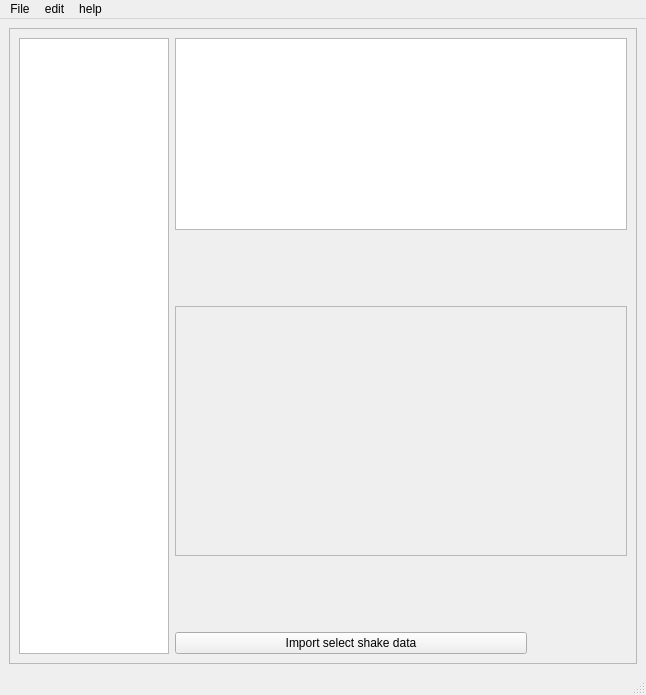
<?xml version="1.0" encoding="UTF-8"?>
<ui version="4.0">
 <class>MainWindow</class>
 <widget class="QMainWindow" name="MainWindow">
  <property name="geometry">
   <rect>
    <x>0</x>
    <y>0</y>
    <width>646</width>
    <height>695</height>
   </rect>
  </property>
  <property name="windowTitle">
   <string>MainWindow</string>
  </property>
  <widget class="QWidget" name="centralwidget">
   <layout class="QGridLayout" name="gridLayout">
    <item row="0" column="0">
     <widget class="QFrame" name="main_frame">
      <property name="frameShape">
       <enum>QFrame::StyledPanel</enum>
      </property>
      <property name="frameShadow">
       <enum>QFrame::Sunken</enum>
      </property>
      <layout class="QGridLayout" name="gridLayout_2">
       <item row="0" column="0">
        <layout class="QHBoxLayout" name="horizontalLayout_2">
         <item>
          <widget class="QListWidget" name="shk_lst">
           <property name="maximumSize">
            <size>
             <width>150</width>
             <height>16777215</height>
            </size>
           </property>
           <property name="font">
            <font>
             <family>Cambria</family>
             <pointsize>12</pointsize>
             <italic>true</italic>
            </font>
           </property>
          </widget>
         </item>
         <item>
          <layout class="QVBoxLayout" name="verticalLayout">
           <item>
            <widget class="QTextEdit" name="desc_text">
             <property name="font">
              <font>
               <family>MS Sans Serif</family>
               <pointsize>14</pointsize>
              </font>
             </property>
            </widget>
           </item>
           <item>
            <spacer name="verticalSpacer">
             <property name="orientation">
              <enum>Qt::Vertical</enum>
             </property>
             <property name="sizeType">
              <enum>QSizePolicy::Expanding</enum>
             </property>
             <property name="sizeHint" stdset="0">
              <size>
               <width>17</width>
               <height>13</height>
              </size>
             </property>
            </spacer>
           </item>
           <item>
            <widget class="QFrame" name="view_ly">
             <property name="minimumSize">
              <size>
               <width>0</width>
               <height>250</height>
              </size>
             </property>
             <property name="maximumSize">
              <size>
               <width>16777215</width>
               <height>300</height>
              </size>
             </property>
             <property name="frameShape">
              <enum>QFrame::StyledPanel</enum>
             </property>
             <property name="frameShadow">
              <enum>QFrame::Sunken</enum>
             </property>
             <layout class="QGridLayout" name="gridLayout_3"/>
            </widget>
           </item>
           <item>
            <spacer name="verticalSpacer_2">
             <property name="orientation">
              <enum>Qt::Vertical</enum>
             </property>
             <property name="sizeHint" stdset="0">
              <size>
               <width>20</width>
               <height>40</height>
              </size>
             </property>
            </spacer>
           </item>
           <item>
            <layout class="QHBoxLayout" name="horizontalLayout">
             <item>
              <widget class="QPushButton" name="pb_0">
               <property name="text">
                <string>Import select shake data</string>
               </property>
              </widget>
             </item>
             <item>
              <spacer name="horizontalSpacer">
               <property name="orientation">
                <enum>Qt::Horizontal</enum>
               </property>
               <property name="sizeType">
                <enum>QSizePolicy::Fixed</enum>
               </property>
               <property name="sizeHint" stdset="0">
                <size>
                 <width>100</width>
                 <height>20</height>
                </size>
               </property>
              </spacer>
             </item>
            </layout>
           </item>
          </layout>
         </item>
        </layout>
       </item>
      </layout>
     </widget>
    </item>
   </layout>
  </widget>
  <widget class="QMenuBar" name="menubar">
   <property name="geometry">
    <rect>
     <x>0</x>
     <y>0</y>
     <width>646</width>
     <height>21</height>
    </rect>
   </property>
   <widget class="QMenu" name="menuFile">
    <property name="title">
     <string>File</string>
    </property>
    <addaction name="actionImport"/>
   </widget>
   <widget class="QMenu" name="menuEdit">
    <property name="title">
     <string>edit</string>
    </property>
   </widget>
   <widget class="QMenu" name="menuHelp">
    <property name="title">
     <string>help</string>
    </property>
   </widget>
   <addaction name="menuFile"/>
   <addaction name="menuEdit"/>
   <addaction name="menuHelp"/>
  </widget>
  <widget class="QStatusBar" name="statusbar"/>
  <action name="actionImport">
   <property name="text">
    <string>import...</string>
   </property>
  </action>
 </widget>
 <resources/>
 <connections/>
</ui>
